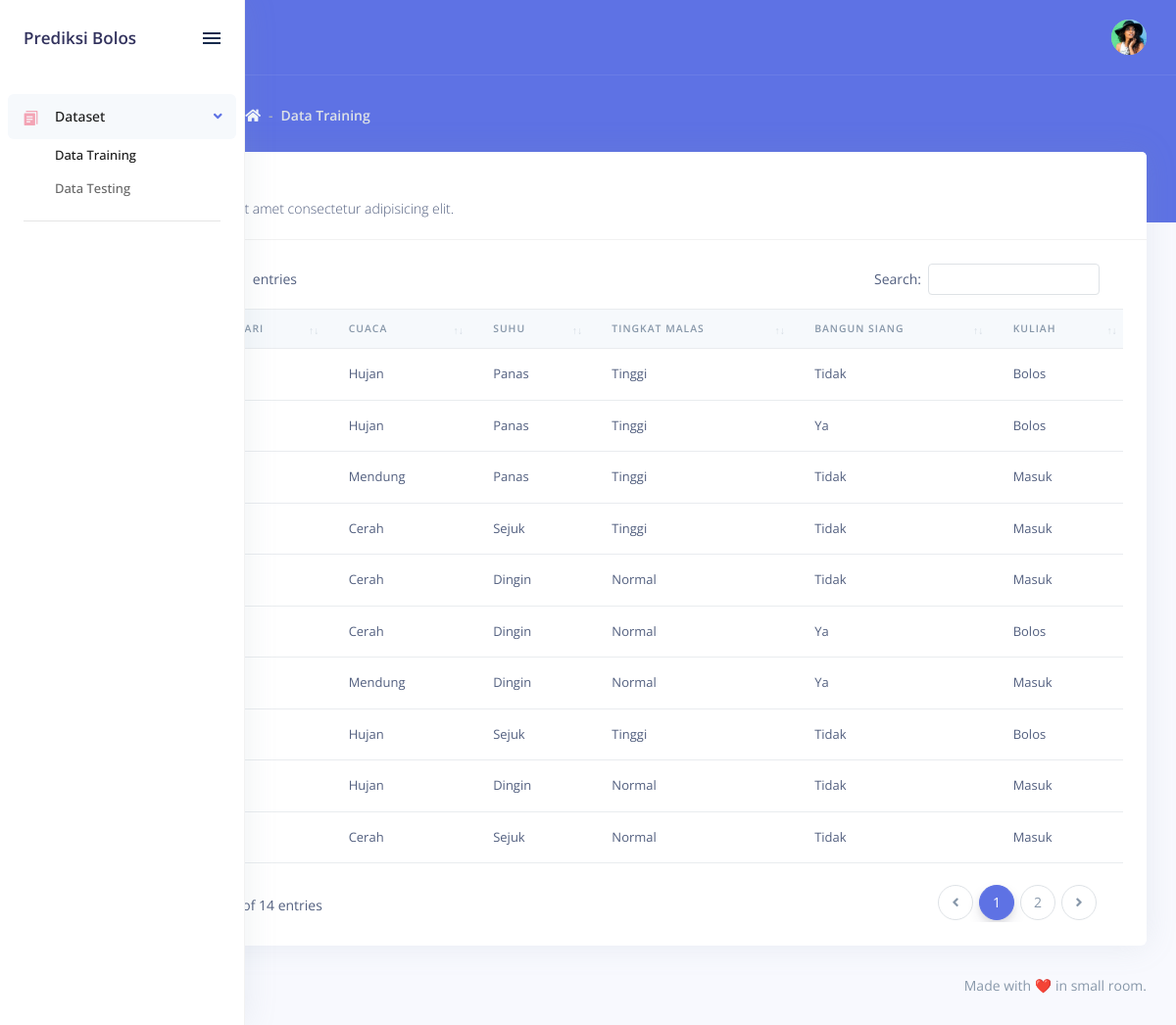
The page / on the database its author committed.
### tables this page shows
CREATE TABLE `tbl_data_training` (
  `id` int(3) NOT NULL,
  `hari` int(3) NOT NULL,
  `cuaca` varchar(10) NOT NULL,
  `suhu` varchar(10) NOT NULL,
  `tingkat_malas` varchar(10) NOT NULL,
  `bangun_siang` varchar(10) NOT NULL,
  `kuliah` varchar(10) NOT NULL
);

### index.php (called while the page is built, shortened)
<?php
require_once BASEPATH.'core/CodeIgniter.php';

### application/models/Data_training_model.php (called while the page is built, shortened)
<?php
class Data_training_model extends CI_Model
{
    public function get_all_data()
    {
        $query = $this->db->get('tbl_data_training');
        return $query->result_array();
    }
}

### application/views/pages/data_training/index.php (the view, shortened to what this page needs)
</div>
</div>
</div>
</div>
<div class="container-fluid mt--6">
  <div class="row">
    <div class="col">
      <div class="card">
        <div class="card-header">
          <div class="row">
            <div class="col-lg-6 col-5">
              <h3 class="mb-0"><?php echo $title ?></h3>
            </div>
          </div>
          <div class="row">
            <div class="col">
              <p class="text-sm mb-0">
                Lorem ipsum dolor sit amet consectetur adipisicing elit.
              </p>
            </div>
          </div>
        </div>
        <div class="card-body">
          <div class="table-responsive">
            <table class="table table-flush" id="datatable-basic">
              <thead class="thead-light">
                <tr>
                  <th>No</th>
                  <th>Hari</th>
                  <th>Cuaca</th>
                  <th>Suhu</th>
                  <th>Tingkat Malas</th>
                  <th>Bangun Siang</th>
                  <th>Kuliah</th>
                </tr>
              </thead>
              <tbody>
                <?php $no = 1 ?>
                <?php foreach ($data_training as $dt) : ?>
                  <tr>
                    <td><?php echo $no ?></td>
                    <td><?php echo $dt['hari'] ?></td>
                    <td><?php echo $dt['cuaca'] ?></td>
                    <td><?php echo $dt['suhu'] ?></td>
                    <td><?php echo $dt['tingkat_malas'] ?></td>
                    <td><?php echo $dt['bangun_siang'] ?></td>
                    <td><?php echo $dt['kuliah'] ?></td>
                  </tr>
                  <?php $no++ ?>
                <?php endforeach ?>
              </tbody>
            </table>
          </div>
        </div>
      </div>
    </div>
  </div>

### application/controllers/Data_training.php (shortened to what this page needs)
<?php
class Data_training extends CI_Controller
{
	public function __construct()
	{
		$this->load->model('data_training_model');
	}
	public function index()
	{
		$data['title'] = "Data Training";
		$data['breadcrumbs'] = '
			<li class="breadcrumb-item"><a href="#"><i class="fas fa-home"></i></a></li>
			<li class="breadcrumb-item active" aria-current="page">Data Training</li>
		';
		$data['data_training'] = $this->data_training_model->get_all_data();
		$this->load->view('components/header', $data);
		$this->load->view('components/sidenav');
		$this->load->view('components/topnav');
		$this->load->view('components/breadcrumbs', $data);
		$this->load->view('pages/data_training/index', $data);
		$this->load->view('components/footer');
	}
}

### application/views/components/header.php (shortened to what this page needs)
<!DOCTYPE html>
<html>
<head>
    <link rel="stylesheet" href="<?php echo base_url() ?>assets/vendor/nucleo/css/nucleo.css" type="text/css">
    <link rel="stylesheet" href="<?php echo base_url() ?>assets/vendor/@fortawesome/fontawesome-free/css/all.min.css" type="text/css">
    <link rel="stylesheet" href="<?php echo base_url() ?>assets/vendor/datatables.net-bs4/css/dataTables.bootstrap4.min.css">
    <link rel="stylesheet" href="<?php echo base_url() ?>assets/vendor/datatables.net-buttons-bs4/css/buttons.bootstrap4.min.css">
    <link rel="stylesheet" href="<?php echo base_url() ?>assets/vendor/datatables.net-select-bs4/css/select.bootstrap4.min.css">
    <link rel="stylesheet" href="<?php echo base_url() ?>assets/vendor/animate.css/animate.min.css">
    <link rel="stylesheet" href="<?php echo base_url() ?>assets/css/argon.css?v=1.1.0" type="text/css">
</head>
<body>

### application/views/components/sidenav.php
<nav class="sidenav navbar navbar-vertical fixed-left navbar-expand-xs navbar-light bg-white" id="sidenav-main">
    <div class="scrollbar-inner">
        <div class="sidenav-header d-flex align-items-center">
            <a class="navbar-brand" href="<?php echo base_url() ?>">
                <h3 class="pt-2">Prediksi Bolos</h3>
            </a>
            <div class="ml-auto">
                <div class="sidenav-toggler d-none d-xl-block" data-action="sidenav-unpin" data-target="#sidenav-main">
                    <div class="sidenav-toggler-inner">
                        <i class="sidenav-toggler-line"></i>
                        <i class="sidenav-toggler-line"></i>
                        <i class="sidenav-toggler-line"></i>
                    </div>
                </div>
            </div>
        </div>
        <div class="navbar-inner">
            <div class="collapse navbar-collapse" id="sidenav-collapse-main">
                <ul class="navbar-nav">
                    <li class="nav-item">
                        <a class="nav-link <?php echo $this->uri->segment(1) == ""
                                                || $this->uri->segment(1) == "training"
                                                || $this->uri->segment(1) == "testing" ? 'active' : '' ?>" href="#navbar-forms" data-toggle="collapse" role="button" aria-expanded="true" aria-controls="navbar-forms">
                            <i class="ni ni-single-copy-04 text-pink"></i>
                            <span class="nav-link-text">Dataset</span>
                        </a>
                        <div class="collapse show" id="navbar-forms">
                            <ul class="nav nav-sm flex-column">
                                <li class="nav-item">
                                    <a href="<?php echo base_url() ?>" class="nav-link <?php echo $this->uri->segment(1) == ""
                                                                                            || $this->uri->segment(1) == "training" ? 'active' : '' ?>">Data Training</a>
                                </li>
                                <li class=" nav-item">
                                    <a href="<?php echo base_url('testing') ?>" class="nav-link <?php echo $this->uri->segment(1) == "testing" ? 'active' : '' ?>">Data Testing</a>
                                </li>
                            </ul>
                        </div>
                    </li>
                </ul>
                <hr class="my-3">
            </div>
        </div>
    </div>
</nav>

### application/views/components/topnav.php (shortened to what this page needs)
<div class="main-content" id="panel">
    <nav class="navbar navbar-top navbar-expand navbar-dark bg-primary border-bottom">
        <div class="container-fluid">
            <div class="collapse navbar-collapse" id="navbarSupportedContent">
                <ul class="navbar-nav align-items-center ml-auto ml-md-0">
                    <li class="nav-item dropdown">
                        <a class="nav-link pr-0" href="#" role="button" data-toggle="dropdown" aria-haspopup="true" aria-expanded="false">
                            <div class="media align-items-center">
                                <span class="avatar avatar-sm rounded-circle">
                                    <img alt="Image placeholder" src="<?php echo base_url() ?>assets/img/theme/team-4.jpg">
                                </span>
                            </div>
                        </a>
                    </li>
                </ul>
            </div>
        </div>
    </nav>

### application/views/components/breadcrumbs.php
<div class="header bg-primary pb-6">
    <div class="container-fluid">
        <div class="header-body">
            <div class="row align-items-center py-4">
                <div class="col-lg-6 col-7">
                    <h6 class="h2 text-white d-inline-block mb-0"><?php echo $title ?></h6>
                    <nav aria-label="breadcrumb" class="d-none d-md-inline-block ml-md-4">
                        <ol class="breadcrumb breadcrumb-links breadcrumb-dark">
                            <?php echo $breadcrumbs ?>
                        </ol>
                    </nav>
                </div>

### application/views/components/footer.php (shortened to what this page needs)
<footer class="footer pt-0">
    <div class="row align-items-center justify-content-lg-between">
        <div class="col-lg-12">
            <div class="copyright text-right text-lg-right text-muted">
                Made with ❤️ in small room.
            </div>
        </div>
    </div>
</footer>
</div>
</div>
<link rel="stylesheet" href="https://cdnjs.cloudflare.com/ajax/libs/font-awesome/4.7.0/css/font-awesome.min.css">
</body>
</html>

### rows shown on the page
tbl_data_training: cuaca "Hujan", suhu "Panas", tingkat_malas "Tinggi", bangun_siang "Tidak", kuliah "Bolos"
tbl_data_training: cuaca "Hujan", suhu "Panas", tingkat_malas "Tinggi", bangun_siang "Ya", kuliah "Bolos"
tbl_data_training: cuaca "Mendung", suhu "Panas", tingkat_malas "Tinggi", bangun_siang "Tidak", kuliah "Masuk"
tbl_data_training: cuaca "Cerah", suhu "Sejuk", tingkat_malas "Tinggi", bangun_siang "Tidak", kuliah "Masuk"
tbl_data_training: cuaca "Cerah", suhu "Dingin", tingkat_malas "Normal", bangun_siang "Tidak", kuliah "Masuk"
tbl_data_training: cuaca "Cerah", suhu "Dingin", tingkat_malas "Normal", bangun_siang "Ya", kuliah "Bolos"
tbl_data_training: cuaca "Mendung", suhu "Dingin", tingkat_malas "Normal", bangun_siang "Ya", kuliah "Masuk"
tbl_data_training: cuaca "Hujan", suhu "Sejuk", tingkat_malas "Tinggi", bangun_siang "Tidak", kuliah "Bolos"
tbl_data_training: cuaca "Hujan", suhu "Dingin", tingkat_malas "Normal", bangun_siang "Tidak", kuliah "Masuk"
tbl_data_training: cuaca "Cerah", suhu "Sejuk", tingkat_malas "Normal", bangun_siang "Tidak", kuliah "Masuk"
